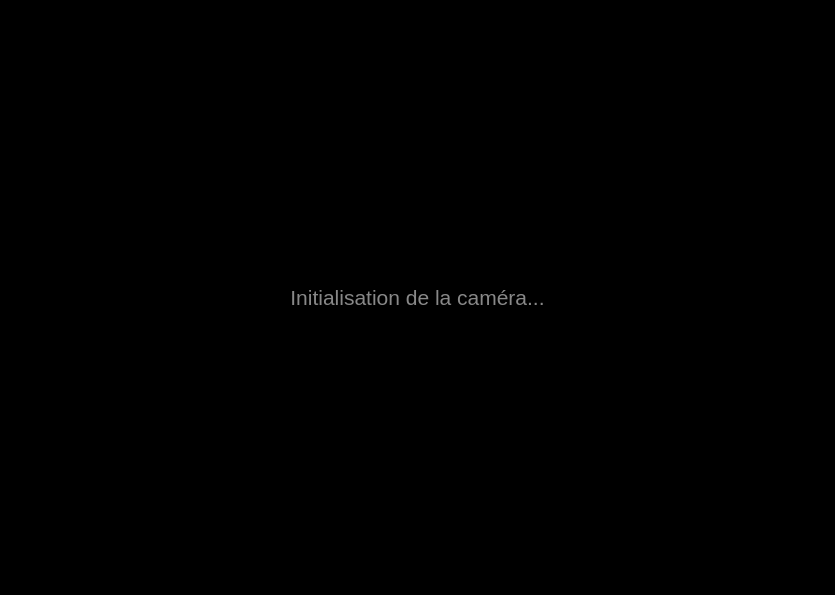
<?xml version="1.0" encoding="UTF-8"?>
<!-- ui/camera_page.ui -->
<ui version="4.0">
    <class>CameraPage</class>
    <widget class="QWidget" name="CameraPage">
        <property name="geometry">
            <rect>
                <x>0</x>
                <y>0</y>
                <width>835</width>
                <height>595</height>
            </rect>
        </property>
        <property name="windowTitle">
            <string>CameraPage</string>
        </property>
        <layout class="QVBoxLayout" name="verticalLayout">
            <property name="spacing">
                <number>0</number>
            </property>
            <property name="leftMargin">
                <number>0</number>
            </property>
            <property name="topMargin">
                <number>0</number>
            </property>
            <property name="rightMargin">
                <number>0</number>
            </property>
            <property name="bottomMargin">
                <number>0</number>
            </property>
            <item>
                <widget class="QLabel" name="videoFeedLabel">
                    <property name="text">
                        <string>Initialisation de la caméra...</string>
                    </property>
                    <property name="alignment">
                        <set>Qt::AlignCenter</set>
                    </property>
                    <property name="styleSheet">
                        <string notr="true">background-color: #000; color: #888; font-size: 16pt;</string>
                    </property>
                </widget>
            </item>
        </layout>
    </widget>
    <resources/>
    <connections/>
</ui>
